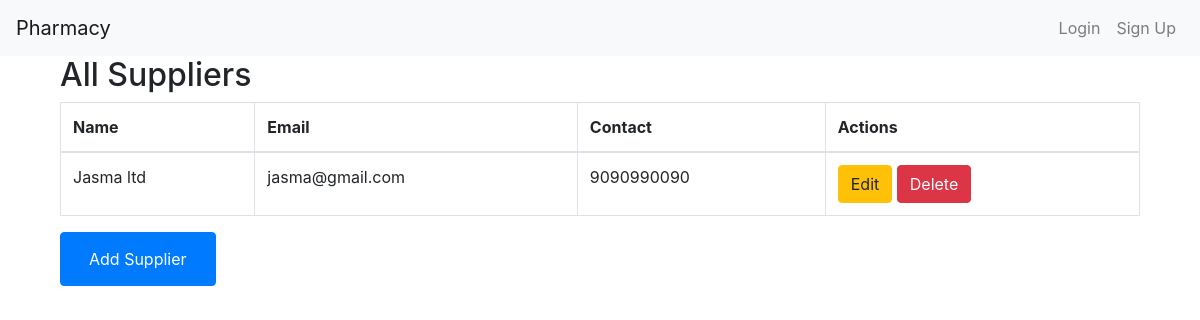
Page /suppliers/ on the earlier database version.
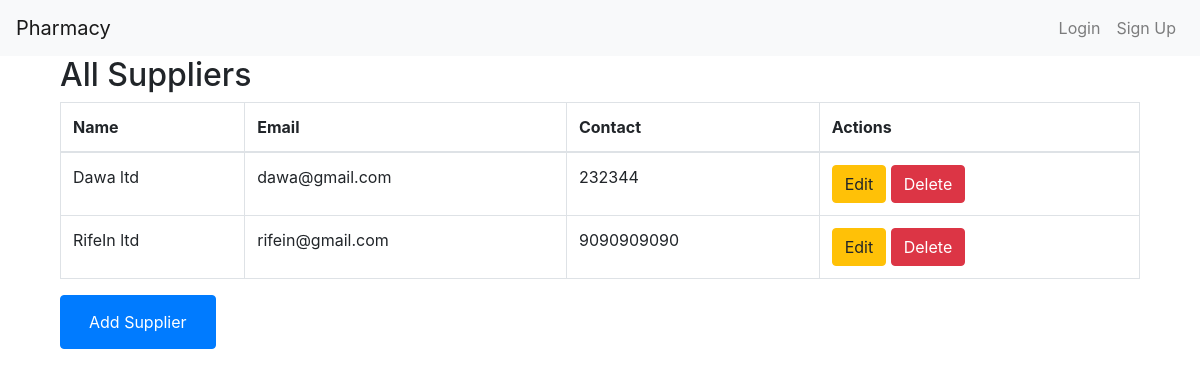
Same page on the later database version.
### chemistApi/models.py (models this page shows, shortened)
class Supplier(models.Model):
    name = models.CharField(max_length=100)
    email = models.EmailField(default='e.g supplier@gmail.com')
    phone_number = models.CharField(max_length=20, default='e.g 1234567890')

### chemistApi/views.py (the view)
# urls.py: path('suppliers/', views.supplier_list, name='supplier_list'),
def supplier_list(request):
    suppliers = Supplier.objects.all()
    return render(request, 'supplier_list.html', {'suppliers': suppliers})

### chemistApi/templates/supplier_list.html (shortened to what this page needs)
{% extends 'base.html' %}
{% block content %}
<div class="container">
    <h2>All Suppliers</h2>
    <table class="table table-bordered">
        <thead>
            <tr>
                <th>Name</th>
                <th>Email</th>
                <th>Contact</th>
                <th>Actions</th>
            </tr>
        </thead>
        <tbody>
            {% for supplier in suppliers %}
            <tr>
                <td>{{ supplier.name }}</td>
                <td>{{ supplier.email }}</td>
                <td>{{ supplier.phone_number }}</td>
                <td>
                    <a href="{% url 'update_supplier' supplier.pk %}" class="btn btn-warning">Edit</a>
                    <a href="{% url 'delete_supplier' supplier.pk %}" class="btn btn-danger">Delete</a>
                </td>
            </tr>
            {% endfor %}
        </tbody>
    </table>
    <button class="btn btn-primary">
        <a href="{% url 'add_supplier' %}" class="nav-link text-white">Add Supplier</a>
    </button>
</div>
{% endblock %}

Differences in the rows shown:
changed Supplier: name "Jasma ltd" → "Dawa ltd"; email "jasma@gmail.com" → "dawa@gmail.com"; phone_number "9090990090" → "232344"
added Supplier: name "RifeIn ltd", email "rifein@gmail.com", phone_number "9090909090"
